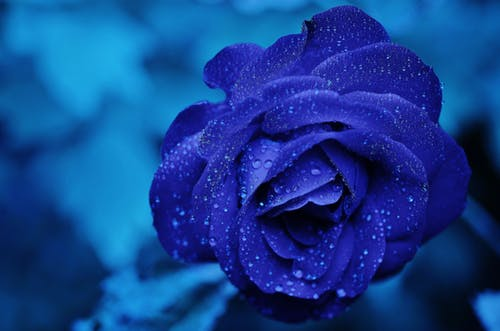
#> input picture rose.jpg, 500 x 331 px
$ python w4.py
#> lines starting #> are read from the running program, lines starting #| are printed output that depends on the picture
import cv2
from matplotlib import pyplot as plt
img = cv2.imread('rose.jpg')
#> img is the input picture: shape (331, 500, 3); mean B, G, R 143.9, 64.4, 18.7
img = cv2.cvtColor(img, cv2.COLOR_BGR2RGB)
h,w,d = img.shape
#> h = 331; w = 500; d = 3
# S = cv2.resize(img, dsize=(2*w, 2*h))
w1 = w//2
#> w1 = 250
h1 = h//2
#> h1 = 165
C =img[0:w1,0:h1]
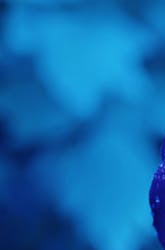
#> C: shape (250, 165, 3); mean R, G, B 15.7, 107.6, 175.3
h2,w2,d2 = C.shape
#> h2 = 250; w2 = 165; d2 = 3
M =cv2.getRotationMatrix2D(center=(w2//2,h2//2),angle=45, scale=1)
R =cv2.warpAffine(C, M = M,dsize=(w2,h2))
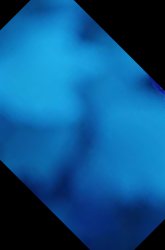
#> R: shape (250, 165, 3); mean R, G, B 11.9, 83.7, 135.9
plt.subplot(2, 1, 1)
plt.imshow(C)

plt.subplot(2, 1, 2)
plt.imshow(R)
plt.show()
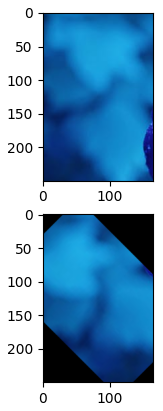
#> figure drawn by matplotlib, 2 panels
key = cv2.waitKey(0)
#> (key Esc is pressed here)
